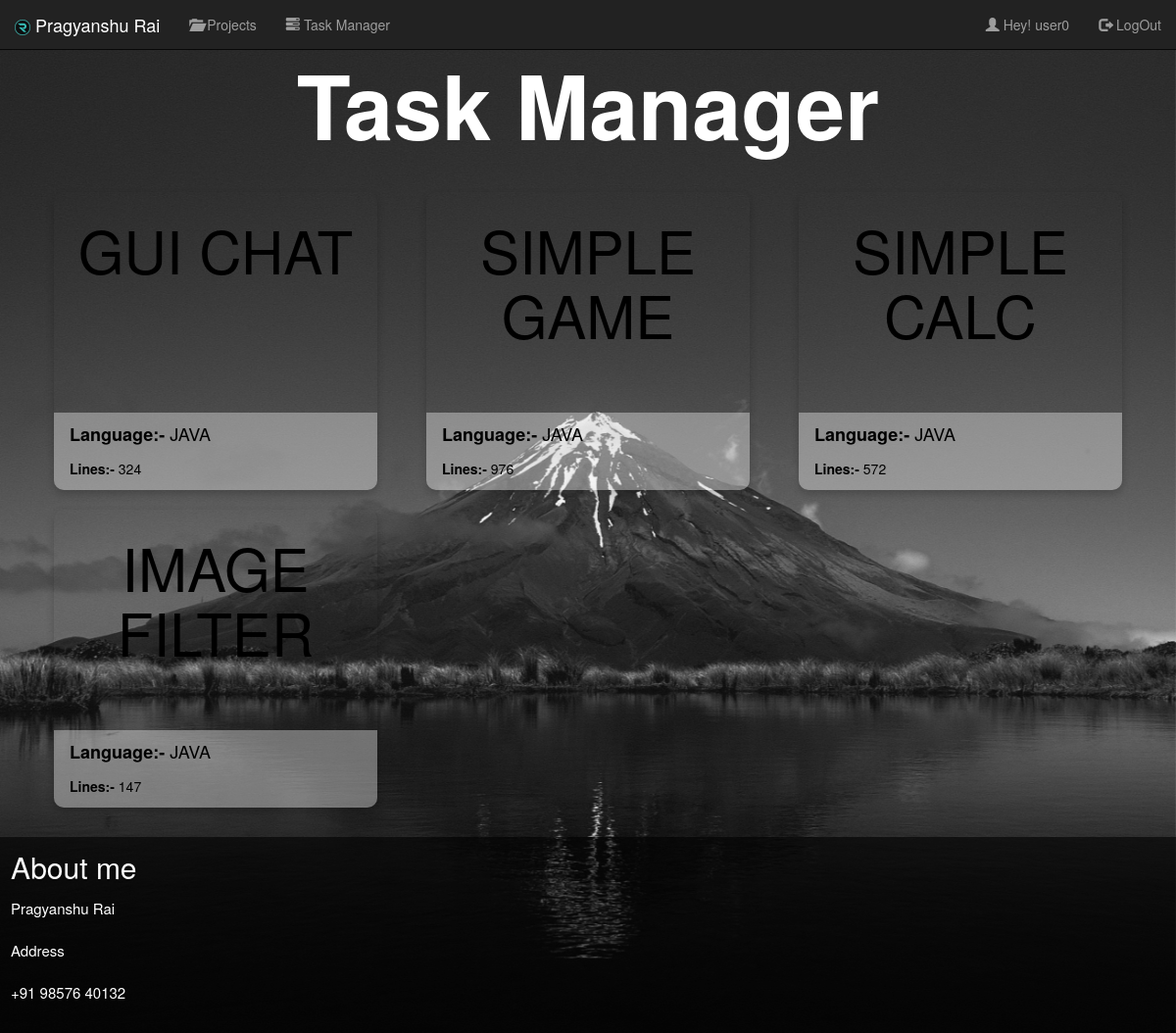
/app_01/task_manager/ (signed in), run on the app's committed database.
### app_01/models.py (models this page shows, shortened)
class projects(models.Model):
    project_title = models.CharField(max_length = 50)
    file_name = models.CharField(max_length = 50)
    language = models.CharField(max_length = 20)
    lines = models.IntegerField(default = 0)

### app_01/views.py (the view)
# urls.py: path('task_manager/', views.task_manager, name='task_manager'),
def task_manager(request):
    cards = projects.objects.all()
    titles=dict()
    titles['heading']="Task Manager"
    titles['title']="Task Manager"
    titles['cards']=cards
    return render(request, 'task_manager.html', titles)

### templates/task_manager.html
{% extends 'base.html' %}
{% block main_block %}
{% if user.is_authenticated %}
    <div class="row">
        <div class="container">
            {% for card_data in cards %}
            <a href="{% url 'source' card_data.pk %}" style="color:black;">
                    <div class="col-md-4">
                        <div class="card">
                            <div class="card-header" style="text-align:center;font-size:50px;width:100%;height:200px;"><h2>{{card_data.project_title}}</h2></div>
                            <div class="card-body"><h4><strong> Language:-</strong> {{card_data.language}}</h4></div>
                            <div class="card-footer"><p><b> Lines:-</b> {{card_data.lines}}</p></div>
                        </div>
                    </div>
            </a>
            {% endfor %}
        </div>
    </div>
{% else %}
    <div style="height:550px; margin-top:250px;">
        <h1 style="text-align: center;" ><span style="color:white;" >Please Login!</span></h1>
    </div>
{% endif %}
{% endblock %}

### templates/base.html (shortened to what this page needs)
{% load static %}
<!DOCTYPE html>
<html lang='en' >
    <head>
        <link rel="stylesheet" type="text/css" href="https://maxcdn.bootstrapcdn.com/bootstrap/3.4.1/css/bootstrap.min.css" />
        <link rel="stylesheet" type="text/css" href="{% static 'css/basic_style.css' %}" />
    </head>
    <body>
        <div class="parallax">
        <nav class="navbar navbar-inverse navbar-fixed-top">
            <div class="container-fluid">
                <div class="navbar-header">
                    <a class="navbar-brand active" href="{% url 'home' %}"><div style="display:inline"> <img src="{% static 'images/main_icon.png' %}">  Pragyanshu Rai </div></a>
                </div>
                <ul class="nav navbar-nav">
                    <li>
                        <a href="{% url 'project' %}"><span class="glyphicon glyphicon-folder-open"></span> Projects</a>
                    </li>
                    <li>
                        <a href="{% url 'task_manager' %}"><span class="glyphicon glyphicon-tasks"></span> Task Manager</a>
                    </li>
                </ul>
                <ul class="nav navbar-nav navbar-right">
                    {% if user.is_authenticated %}
                        <li>
                            <a href="{% url 'useraccount' user.id %}"><span class="glyphicon glyphicon-user"></span> Hey! {{user.username}}</a>
                        </li>
                        <li>
                            <a href="{% url 'log_out' %}"><span class="glyphicon glyphicon-log-out"></span> LogOut</a>
                        </li>
                    {% endif %}
                </ul>
            </div>
        </nav>
        <div  class="mainheadings">
            <h1><b>{{heading}}</b></h1>
        </div>
        {% block main_block %}
        {% endblock %}
        <div class="footer">
            <p id="aboutme" >
                About me
            </p>
            <p style="font-size : 15px" >
                Pragyanshu Rai
                <br />
                <br />
                Address
                <br />
                <br />
                +91 98576 40132
            </p>
        </div>
        </div>
    </body>
</html>

### static/css/basic_style.css (style rules this page uses)
a { text-decoration : none; }
h1 { font-size : 90px; }
h2 { font-size : 60px; }
.mainheadings { color:white; text-align:center; margin-top: 25px; padding:10px; background:rgba(0, 0, 0, 0); }
.parallax { background-image : url("../images/modern.jpg"); background-attachment : fixed; background-position : center; background-repeat : no-repeat; background-size: cover; margin-left: -10px; margin-right: -10px; }
.row { margin: 10px; margin-bottom : 20px; }
.card { margin : 10px; padding : 5px; border-radius : 10px; box-shadow : 0 4px 8px 0 rgba(0, 0, 0, 0.2); transition : 0.3s ; }
.card-body, .card-footer { margin-left : -5px; margin-right : -5px; background : rgba(240, 240, 240, 0.4); padding : 2px 16px; }
.card-footer { margin-bottom : -5px; border-radius : 0 0 10px 10px; }
.footer { font-size : 30px; padding : 20px; background : rgba(0, 0, 0, 0.6);//rgb(47, 79, 79); color : white; margin-right : -10px; margin-left : -9px; margin-bottom : -10px; bottom : 0px; left : 0px; width : 100.4%; }
.footer #aboutme { padding-left : 10px; margin-top : -10px; }
.footer p { padding-left : 10px; }

### data on the page
projects: project_title "GUI CHAT", language "JAVA", lines "324"
projects: project_title "SIMPLE GAME", language "JAVA", lines "976"
projects: project_title "SIMPLE CALC", language "JAVA", lines "572"
projects: project_title "IMAGE FILTER", language "JAVA", lines "147"

### other printed values
{{ user.username }} "user0"
{{ heading }} "Task Manager"
